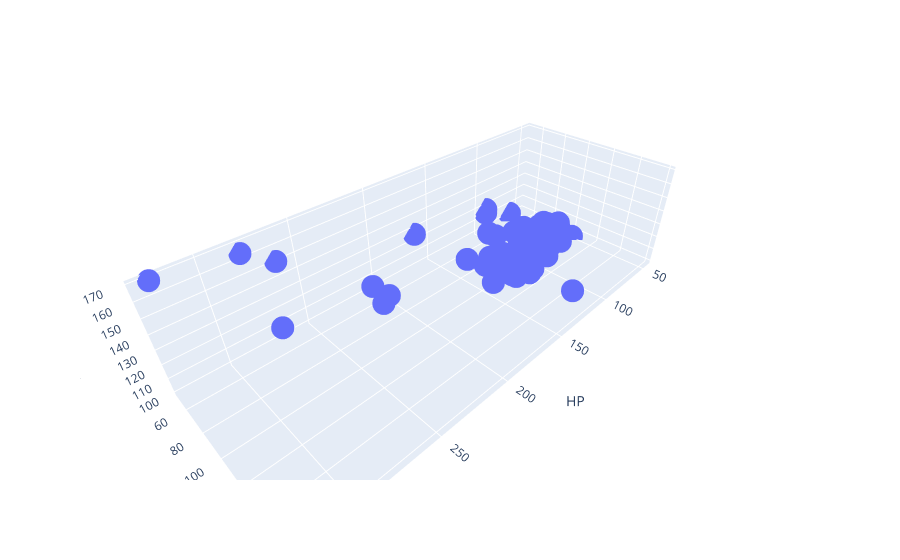

Notebook cell for this chart:
### Code cell
pe.scatter_3d(data_frame=df, x = 'HP', y = 'VOL', z = 'SP')
